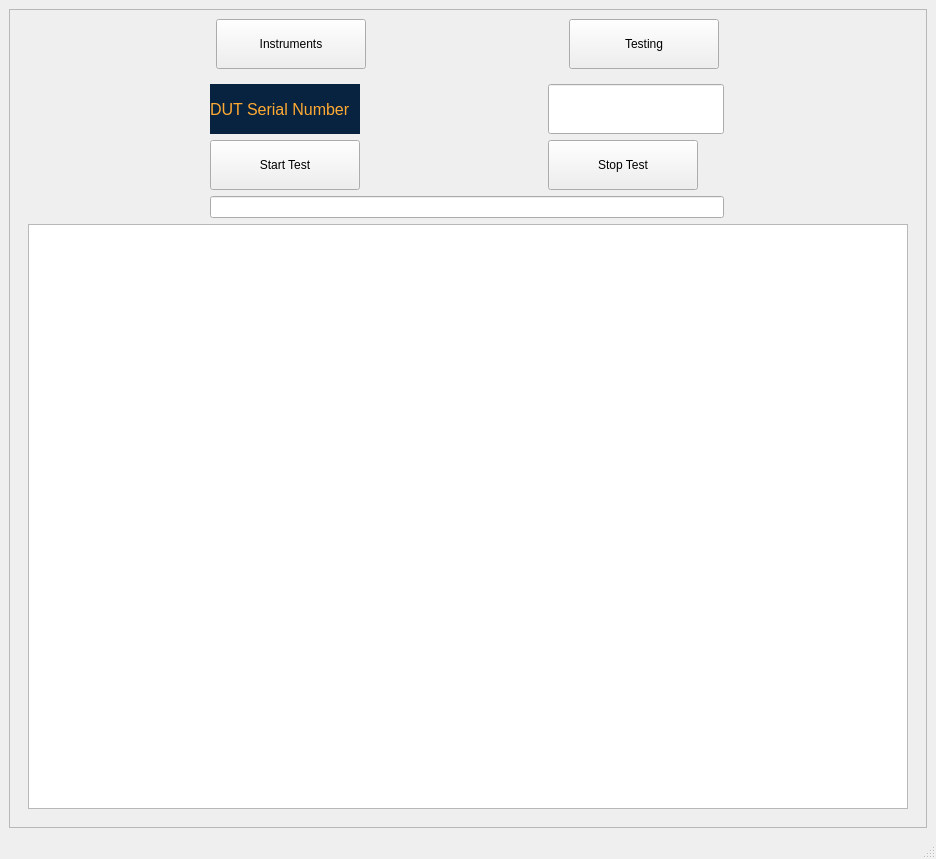
<?xml version="1.0" encoding="UTF-8"?>
<ui version="4.0">
 <class>MainWindow</class>
 <widget class="QMainWindow" name="MainWindow">
  <property name="geometry">
   <rect>
    <x>0</x>
    <y>0</y>
    <width>936</width>
    <height>859</height>
   </rect>
  </property>
  <property name="sizePolicy">
   <sizepolicy hsizetype="Preferred" vsizetype="Preferred">
    <horstretch>0</horstretch>
    <verstretch>0</verstretch>
   </sizepolicy>
  </property>
  <property name="minimumSize">
   <size>
    <width>400</width>
    <height>400</height>
   </size>
  </property>
  <property name="windowTitle">
   <string>MainWindow</string>
  </property>
  <widget class="QWidget" name="centralwidget">
   <layout class="QGridLayout" name="gridLayout">
    <item row="0" column="0">
     <widget class="QScrollArea" name="scrollArea">
      <property name="widgetResizable">
       <bool>true</bool>
      </property>
      <widget class="QWidget" name="scrollAreaWidgetContents">
       <property name="geometry">
        <rect>
         <x>0</x>
         <y>0</y>
         <width>916</width>
         <height>798</height>
        </rect>
       </property>
       <property name="styleSheet">
        <string notr="true">        QLCDNumber {
            background-color : #08233F;
            color : #FFAA33;
            border: 2px solid #FFBB33;
            margin: 2px;       
        
        }
        QLabel {
            background-color : #08233F;
            color : #FFAA33;
			font-size: 12pt;
			qproperty-alignment: AlignCenter;
        }</string>
       </property>
       <layout class="QGridLayout" name="gridLayout_2">
        <item row="1" column="0">
         <widget class="QStackedWidget" name="stackedWidget">
          <property name="currentIndex">
           <number>0</number>
          </property>
          <widget class="QWidget" name="TestingPage">
           <layout class="QGridLayout" name="gridLayout_4">
            <item row="0" column="0">
             <layout class="QGridLayout" name="gridLayout_3">
              <item row="0" column="1">
               <widget class="QLineEdit" name="DUTSerialNumberLineEdit">
                <property name="sizePolicy">
                 <sizepolicy hsizetype="Preferred" vsizetype="Preferred">
                  <horstretch>0</horstretch>
                  <verstretch>0</verstretch>
                 </sizepolicy>
                </property>
                <property name="minimumSize">
                 <size>
                  <width>100</width>
                  <height>50</height>
                 </size>
                </property>
                <property name="maximumSize">
                 <size>
                  <width>200</width>
                  <height>100</height>
                 </size>
                </property>
                <property name="font">
                 <font>
                  <pointsize>14</pointsize>
                 </font>
                </property>
               </widget>
              </item>
              <item row="1" column="0">
               <widget class="QPushButton" name="StartTestButton">
                <property name="sizePolicy">
                 <sizepolicy hsizetype="Preferred" vsizetype="Preferred">
                  <horstretch>0</horstretch>
                  <verstretch>0</verstretch>
                 </sizepolicy>
                </property>
                <property name="minimumSize">
                 <size>
                  <width>50</width>
                  <height>50</height>
                 </size>
                </property>
                <property name="maximumSize">
                 <size>
                  <width>150</width>
                  <height>100</height>
                 </size>
                </property>
                <property name="text">
                 <string>Start Test</string>
                </property>
               </widget>
              </item>
              <item row="1" column="1">
               <widget class="QPushButton" name="StopTestButton">
                <property name="sizePolicy">
                 <sizepolicy hsizetype="Preferred" vsizetype="Preferred">
                  <horstretch>0</horstretch>
                  <verstretch>0</verstretch>
                 </sizepolicy>
                </property>
                <property name="minimumSize">
                 <size>
                  <width>50</width>
                  <height>50</height>
                 </size>
                </property>
                <property name="maximumSize">
                 <size>
                  <width>150</width>
                  <height>150</height>
                 </size>
                </property>
                <property name="text">
                 <string>Stop Test</string>
                </property>
               </widget>
              </item>
              <item row="0" column="0">
               <widget class="QLabel" name="label_5">
                <property name="minimumSize">
                 <size>
                  <width>0</width>
                  <height>50</height>
                 </size>
                </property>
                <property name="maximumSize">
                 <size>
                  <width>150</width>
                  <height>100</height>
                 </size>
                </property>
                <property name="text">
                 <string>DUT Serial Number</string>
                </property>
               </widget>
              </item>
              <item row="2" column="0" colspan="2">
               <widget class="QLineEdit" name="TestInfoLineEdit"/>
              </item>
             </layout>
            </item>
            <item row="1" column="0">
             <widget class="QTableView" name="tableView"/>
            </item>
           </layout>
          </widget>
          <widget class="QWidget" name="InstrumentPage">
           <layout class="QGridLayout" name="gridLayout_6">
            <item row="2" column="0">
             <layout class="QGridLayout" name="gridLayout_5">
              <item row="2" column="1">
               <widget class="QLabel" name="label_2">
                <property name="maximumSize">
                 <size>
                  <width>16777215</width>
                  <height>150</height>
                 </size>
                </property>
                <property name="text">
                 <string>Instek PSW80-13.5</string>
                </property>
               </widget>
              </item>
              <item row="3" column="1">
               <widget class="QLabel" name="label_4">
                <property name="maximumSize">
                 <size>
                  <width>16777215</width>
                  <height>150</height>
                 </size>
                </property>
                <property name="text">
                 <string>Keysight 34972A</string>
                </property>
               </widget>
              </item>
              <item row="4" column="1">
               <widget class="QLabel" name="label_3">
                <property name="maximumSize">
                 <size>
                  <width>16777215</width>
                  <height>150</height>
                 </size>
                </property>
                <property name="text">
                 <string>Instek PSW800-1.44</string>
                </property>
               </widget>
              </item>
              <item row="0" column="1">
               <widget class="QPushButton" name="PSW80ConnectButton">
                <property name="enabled">
                 <bool>true</bool>
                </property>
                <property name="sizePolicy">
                 <sizepolicy hsizetype="Preferred" vsizetype="Preferred">
                  <horstretch>0</horstretch>
                  <verstretch>0</verstretch>
                 </sizepolicy>
                </property>
                <property name="maximumSize">
                 <size>
                  <width>200</width>
                  <height>150</height>
                 </size>
                </property>
                <property name="toolTip">
                 <string extracomment="Enter Serial Number First"/>
                </property>
                <property name="text">
                 <string>Connect</string>
                </property>
                <property name="default">
                 <bool>false</bool>
                </property>
                <property name="flat">
                 <bool>false</bool>
                </property>
               </widget>
              </item>
              <item row="2" column="2">
               <widget class="QLineEdit" name="PSW80LineEdit">
                <property name="sizePolicy">
                 <sizepolicy hsizetype="Expanding" vsizetype="Preferred">
                  <horstretch>0</horstretch>
                  <verstretch>0</verstretch>
                 </sizepolicy>
                </property>
                <property name="maximumSize">
                 <size>
                  <width>16777215</width>
                  <height>50</height>
                 </size>
                </property>
                <property name="readOnly">
                 <bool>true</bool>
                </property>
               </widget>
              </item>
              <item row="4" column="2">
               <widget class="QLineEdit" name="PSW800LineEdit">
                <property name="sizePolicy">
                 <sizepolicy hsizetype="Expanding" vsizetype="Preferred">
                  <horstretch>0</horstretch>
                  <verstretch>0</verstretch>
                 </sizepolicy>
                </property>
                <property name="maximumSize">
                 <size>
                  <width>16777215</width>
                  <height>50</height>
                 </size>
                </property>
                <property name="readOnly">
                 <bool>true</bool>
                </property>
               </widget>
              </item>
              <item row="3" column="2">
               <widget class="QLineEdit" name="KeysightLineEdit">
                <property name="sizePolicy">
                 <sizepolicy hsizetype="Expanding" vsizetype="Preferred">
                  <horstretch>0</horstretch>
                  <verstretch>0</verstretch>
                 </sizepolicy>
                </property>
                <property name="maximumSize">
                 <size>
                  <width>16777215</width>
                  <height>50</height>
                 </size>
                </property>
                <property name="readOnly">
                 <bool>true</bool>
                </property>
               </widget>
              </item>
              <item row="0" column="2">
               <widget class="QPushButton" name="RefreshButton">
                <property name="sizePolicy">
                 <sizepolicy hsizetype="Preferred" vsizetype="Preferred">
                  <horstretch>0</horstretch>
                  <verstretch>0</verstretch>
                 </sizepolicy>
                </property>
                <property name="maximumSize">
                 <size>
                  <width>200</width>
                  <height>150</height>
                 </size>
                </property>
                <property name="text">
                 <string>Refresh</string>
                </property>
               </widget>
              </item>
             </layout>
            </item>
           </layout>
          </widget>
         </widget>
        </item>
        <item row="0" column="0">
         <layout class="QHBoxLayout" name="horizontalLayout">
          <item>
           <widget class="QPushButton" name="InstrumentsPageButton">
            <property name="sizePolicy">
             <sizepolicy hsizetype="Preferred" vsizetype="Preferred">
              <horstretch>0</horstretch>
              <verstretch>0</verstretch>
             </sizepolicy>
            </property>
            <property name="minimumSize">
             <size>
              <width>0</width>
              <height>50</height>
             </size>
            </property>
            <property name="maximumSize">
             <size>
              <width>150</width>
              <height>16777215</height>
             </size>
            </property>
            <property name="text">
             <string>Instruments</string>
            </property>
            <property name="checkable">
             <bool>true</bool>
            </property>
           </widget>
          </item>
          <item>
           <widget class="QPushButton" name="TestingPageButton">
            <property name="sizePolicy">
             <sizepolicy hsizetype="Preferred" vsizetype="Preferred">
              <horstretch>0</horstretch>
              <verstretch>0</verstretch>
             </sizepolicy>
            </property>
            <property name="minimumSize">
             <size>
              <width>0</width>
              <height>50</height>
             </size>
            </property>
            <property name="maximumSize">
             <size>
              <width>150</width>
              <height>16777215</height>
             </size>
            </property>
            <property name="text">
             <string>Testing</string>
            </property>
            <property name="checkable">
             <bool>true</bool>
            </property>
           </widget>
          </item>
         </layout>
        </item>
       </layout>
      </widget>
     </widget>
    </item>
   </layout>
  </widget>
  <widget class="QMenuBar" name="menubar">
   <property name="geometry">
    <rect>
     <x>0</x>
     <y>0</y>
     <width>936</width>
     <height>21</height>
    </rect>
   </property>
  </widget>
  <widget class="QStatusBar" name="statusbar"/>
 </widget>
 <resources/>
 <connections>
  <connection>
   <sender>InstrumentsPageButton</sender>
   <signal>clicked()</signal>
   <receiver>stackedWidget</receiver>
   <slot>setFocus()</slot>
   <hints>
    <hint type="sourcelabel">
     <x>330</x>
     <y>65</y>
    </hint>
    <hint type="destinationlabel">
     <x>526</x>
     <y>487</y>
    </hint>
   </hints>
  </connection>
 </connections>
</ui>
